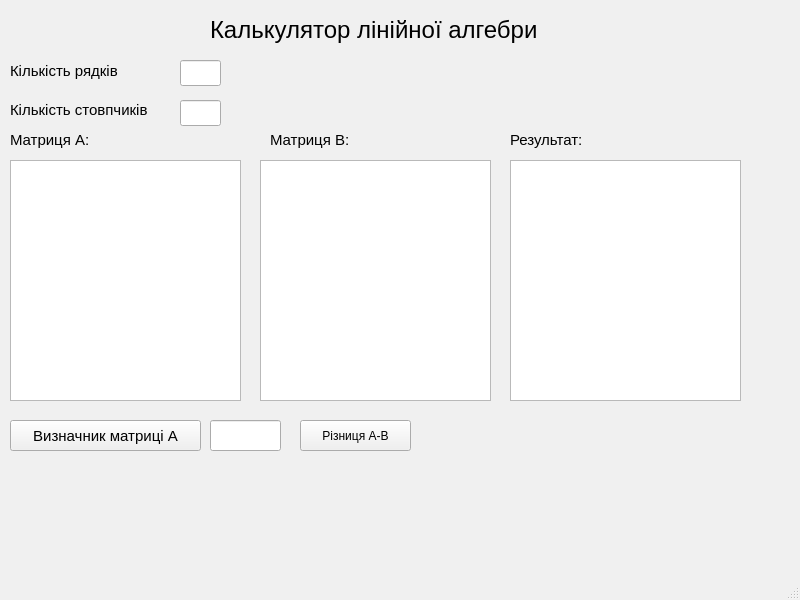
<?xml version="1.0" encoding="UTF-8"?>
<ui version="4.0">
 <class>MainWindow</class>
 <widget class="QMainWindow" name="MainWindow">
  <property name="enabled">
   <bool>true</bool>
  </property>
  <property name="geometry">
   <rect>
    <x>0</x>
    <y>0</y>
    <width>800</width>
    <height>600</height>
   </rect>
  </property>
  <property name="sizePolicy">
   <sizepolicy hsizetype="Maximum" vsizetype="Maximum">
    <horstretch>0</horstretch>
    <verstretch>0</verstretch>
   </sizepolicy>
  </property>
  <property name="maximumSize">
   <size>
    <width>800</width>
    <height>600</height>
   </size>
  </property>
  <property name="palette">
   <palette>
    <active>
     <colorrole role="WindowText">
      <brush brushstyle="SolidPattern">
       <color alpha="255">
        <red>0</red>
        <green>0</green>
        <blue>0</blue>
       </color>
      </brush>
     </colorrole>
     <colorrole role="Button">
      <brush brushstyle="SolidPattern">
       <color alpha="255">
        <red>196</red>
        <green>223</green>
        <blue>240</blue>
       </color>
      </brush>
     </colorrole>
     <colorrole role="Light">
      <brush brushstyle="SolidPattern">
       <color alpha="255">
        <red>255</red>
        <green>255</green>
        <blue>255</blue>
       </color>
      </brush>
     </colorrole>
     <colorrole role="Midlight">
      <brush brushstyle="SolidPattern">
       <color alpha="255">
        <red>225</red>
        <green>239</green>
        <blue>247</blue>
       </color>
      </brush>
     </colorrole>
     <colorrole role="Dark">
      <brush brushstyle="SolidPattern">
       <color alpha="255">
        <red>98</red>
        <green>112</green>
        <blue>120</blue>
       </color>
      </brush>
     </colorrole>
     <colorrole role="Mid">
      <brush brushstyle="SolidPattern">
       <color alpha="255">
        <red>131</red>
        <green>149</green>
        <blue>160</blue>
       </color>
      </brush>
     </colorrole>
     <colorrole role="Text">
      <brush brushstyle="SolidPattern">
       <color alpha="255">
        <red>0</red>
        <green>0</green>
        <blue>0</blue>
       </color>
      </brush>
     </colorrole>
     <colorrole role="BrightText">
      <brush brushstyle="SolidPattern">
       <color alpha="255">
        <red>255</red>
        <green>255</green>
        <blue>255</blue>
       </color>
      </brush>
     </colorrole>
     <colorrole role="ButtonText">
      <brush brushstyle="SolidPattern">
       <color alpha="255">
        <red>0</red>
        <green>0</green>
        <blue>0</blue>
       </color>
      </brush>
     </colorrole>
     <colorrole role="Base">
      <brush brushstyle="SolidPattern">
       <color alpha="255">
        <red>255</red>
        <green>255</green>
        <blue>255</blue>
       </color>
      </brush>
     </colorrole>
     <colorrole role="Window">
      <brush brushstyle="SolidPattern">
       <color alpha="255">
        <red>196</red>
        <green>223</green>
        <blue>240</blue>
       </color>
      </brush>
     </colorrole>
     <colorrole role="Shadow">
      <brush brushstyle="SolidPattern">
       <color alpha="255">
        <red>0</red>
        <green>0</green>
        <blue>0</blue>
       </color>
      </brush>
     </colorrole>
     <colorrole role="AlternateBase">
      <brush brushstyle="SolidPattern">
       <color alpha="255">
        <red>225</red>
        <green>239</green>
        <blue>247</blue>
       </color>
      </brush>
     </colorrole>
     <colorrole role="ToolTipBase">
      <brush brushstyle="SolidPattern">
       <color alpha="255">
        <red>255</red>
        <green>255</green>
        <blue>220</blue>
       </color>
      </brush>
     </colorrole>
     <colorrole role="ToolTipText">
      <brush brushstyle="SolidPattern">
       <color alpha="255">
        <red>0</red>
        <green>0</green>
        <blue>0</blue>
       </color>
      </brush>
     </colorrole>
    </active>
    <inactive>
     <colorrole role="WindowText">
      <brush brushstyle="SolidPattern">
       <color alpha="255">
        <red>0</red>
        <green>0</green>
        <blue>0</blue>
       </color>
      </brush>
     </colorrole>
     <colorrole role="Button">
      <brush brushstyle="SolidPattern">
       <color alpha="255">
        <red>240</red>
        <green>240</green>
        <blue>240</blue>
       </color>
      </brush>
     </colorrole>
     <colorrole role="Light">
      <brush brushstyle="SolidPattern">
       <color alpha="255">
        <red>255</red>
        <green>255</green>
        <blue>255</blue>
       </color>
      </brush>
     </colorrole>
     <colorrole role="Midlight">
      <brush brushstyle="SolidPattern">
       <color alpha="255">
        <red>227</red>
        <green>227</green>
        <blue>227</blue>
       </color>
      </brush>
     </colorrole>
     <colorrole role="Dark">
      <brush brushstyle="SolidPattern">
       <color alpha="255">
        <red>160</red>
        <green>160</green>
        <blue>160</blue>
       </color>
      </brush>
     </colorrole>
     <colorrole role="Mid">
      <brush brushstyle="SolidPattern">
       <color alpha="255">
        <red>160</red>
        <green>160</green>
        <blue>160</blue>
       </color>
      </brush>
     </colorrole>
     <colorrole role="Text">
      <brush brushstyle="SolidPattern">
       <color alpha="255">
        <red>0</red>
        <green>0</green>
        <blue>0</blue>
       </color>
      </brush>
     </colorrole>
     <colorrole role="BrightText">
      <brush brushstyle="SolidPattern">
       <color alpha="255">
        <red>255</red>
        <green>255</green>
        <blue>255</blue>
       </color>
      </brush>
     </colorrole>
     <colorrole role="ButtonText">
      <brush brushstyle="SolidPattern">
       <color alpha="255">
        <red>0</red>
        <green>0</green>
        <blue>0</blue>
       </color>
      </brush>
     </colorrole>
     <colorrole role="Base">
      <brush brushstyle="SolidPattern">
       <color alpha="255">
        <red>255</red>
        <green>255</green>
        <blue>255</blue>
       </color>
      </brush>
     </colorrole>
     <colorrole role="Window">
      <brush brushstyle="SolidPattern">
       <color alpha="255">
        <red>240</red>
        <green>240</green>
        <blue>240</blue>
       </color>
      </brush>
     </colorrole>
     <colorrole role="Shadow">
      <brush brushstyle="SolidPattern">
       <color alpha="255">
        <red>105</red>
        <green>105</green>
        <blue>105</blue>
       </color>
      </brush>
     </colorrole>
     <colorrole role="AlternateBase">
      <brush brushstyle="SolidPattern">
       <color alpha="255">
        <red>245</red>
        <green>245</green>
        <blue>245</blue>
       </color>
      </brush>
     </colorrole>
     <colorrole role="ToolTipBase">
      <brush brushstyle="SolidPattern">
       <color alpha="255">
        <red>255</red>
        <green>255</green>
        <blue>220</blue>
       </color>
      </brush>
     </colorrole>
     <colorrole role="ToolTipText">
      <brush brushstyle="SolidPattern">
       <color alpha="255">
        <red>0</red>
        <green>0</green>
        <blue>0</blue>
       </color>
      </brush>
     </colorrole>
    </inactive>
    <disabled>
     <colorrole role="WindowText">
      <brush brushstyle="SolidPattern">
       <color alpha="255">
        <red>98</red>
        <green>112</green>
        <blue>120</blue>
       </color>
      </brush>
     </colorrole>
     <colorrole role="Button">
      <brush brushstyle="SolidPattern">
       <color alpha="255">
        <red>196</red>
        <green>223</green>
        <blue>240</blue>
       </color>
      </brush>
     </colorrole>
     <colorrole role="Light">
      <brush brushstyle="SolidPattern">
       <color alpha="255">
        <red>255</red>
        <green>255</green>
        <blue>255</blue>
       </color>
      </brush>
     </colorrole>
     <colorrole role="Midlight">
      <brush brushstyle="SolidPattern">
       <color alpha="255">
        <red>225</red>
        <green>239</green>
        <blue>247</blue>
       </color>
      </brush>
     </colorrole>
     <colorrole role="Dark">
      <brush brushstyle="SolidPattern">
       <color alpha="255">
        <red>98</red>
        <green>112</green>
        <blue>120</blue>
       </color>
      </brush>
     </colorrole>
     <colorrole role="Mid">
      <brush brushstyle="SolidPattern">
       <color alpha="255">
        <red>131</red>
        <green>149</green>
        <blue>160</blue>
       </color>
      </brush>
     </colorrole>
     <colorrole role="Text">
      <brush brushstyle="SolidPattern">
       <color alpha="255">
        <red>98</red>
        <green>112</green>
        <blue>120</blue>
       </color>
      </brush>
     </colorrole>
     <colorrole role="BrightText">
      <brush brushstyle="SolidPattern">
       <color alpha="255">
        <red>255</red>
        <green>255</green>
        <blue>255</blue>
       </color>
      </brush>
     </colorrole>
     <colorrole role="ButtonText">
      <brush brushstyle="SolidPattern">
       <color alpha="255">
        <red>98</red>
        <green>112</green>
        <blue>120</blue>
       </color>
      </brush>
     </colorrole>
     <colorrole role="Base">
      <brush brushstyle="SolidPattern">
       <color alpha="255">
        <red>196</red>
        <green>223</green>
        <blue>240</blue>
       </color>
      </brush>
     </colorrole>
     <colorrole role="Window">
      <brush brushstyle="SolidPattern">
       <color alpha="255">
        <red>196</red>
        <green>223</green>
        <blue>240</blue>
       </color>
      </brush>
     </colorrole>
     <colorrole role="Shadow">
      <brush brushstyle="SolidPattern">
       <color alpha="255">
        <red>0</red>
        <green>0</green>
        <blue>0</blue>
       </color>
      </brush>
     </colorrole>
     <colorrole role="AlternateBase">
      <brush brushstyle="SolidPattern">
       <color alpha="255">
        <red>245</red>
        <green>245</green>
        <blue>245</blue>
       </color>
      </brush>
     </colorrole>
     <colorrole role="ToolTipBase">
      <brush brushstyle="SolidPattern">
       <color alpha="255">
        <red>255</red>
        <green>255</green>
        <blue>220</blue>
       </color>
      </brush>
     </colorrole>
     <colorrole role="ToolTipText">
      <brush brushstyle="SolidPattern">
       <color alpha="255">
        <red>0</red>
        <green>0</green>
        <blue>0</blue>
       </color>
      </brush>
     </colorrole>
    </disabled>
   </palette>
  </property>
  <property name="windowTitle">
   <string>MainWindow</string>
  </property>
  <property name="layoutDirection">
   <enum>Qt::LeftToRight</enum>
  </property>
  <widget class="QWidget" name="centralwidget">
   <widget class="QLabel" name="label">
    <property name="enabled">
     <bool>true</bool>
    </property>
    <property name="geometry">
     <rect>
      <x>210</x>
      <y>10</y>
      <width>404</width>
      <height>40</height>
     </rect>
    </property>
    <property name="sizePolicy">
     <sizepolicy hsizetype="Fixed" vsizetype="Fixed">
      <horstretch>0</horstretch>
      <verstretch>0</verstretch>
     </sizepolicy>
    </property>
    <property name="maximumSize">
     <size>
      <width>600</width>
      <height>400</height>
     </size>
    </property>
    <property name="font">
     <font>
      <pointsize>18</pointsize>
     </font>
    </property>
    <property name="acceptDrops">
     <bool>false</bool>
    </property>
    <property name="text">
     <string>Калькулятор лінійної алгебри</string>
    </property>
   </widget>
   <widget class="QLabel" name="label_2">
    <property name="geometry">
     <rect>
      <x>10</x>
      <y>60</y>
      <width>131</width>
      <height>21</height>
     </rect>
    </property>
    <property name="font">
     <font>
      <pointsize>11</pointsize>
     </font>
    </property>
    <property name="text">
     <string>Кількість рядків</string>
    </property>
   </widget>
   <widget class="QLabel" name="label_3">
    <property name="geometry">
     <rect>
      <x>10</x>
      <y>100</y>
      <width>171</width>
      <height>20</height>
     </rect>
    </property>
    <property name="font">
     <font>
      <pointsize>11</pointsize>
     </font>
    </property>
    <property name="text">
     <string>Кількість стовпчиків</string>
    </property>
   </widget>
   <widget class="QLineEdit" name="lineEdit">
    <property name="geometry">
     <rect>
      <x>180</x>
      <y>60</y>
      <width>41</width>
      <height>26</height>
     </rect>
    </property>
    <property name="text">
     <string/>
    </property>
   </widget>
   <widget class="QLineEdit" name="lineEdit_2">
    <property name="geometry">
     <rect>
      <x>180</x>
      <y>100</y>
      <width>41</width>
      <height>26</height>
     </rect>
    </property>
    <property name="text">
     <string/>
    </property>
   </widget>
   <widget class="QLabel" name="label_4">
    <property name="geometry">
     <rect>
      <x>10</x>
      <y>130</y>
      <width>91</width>
      <height>20</height>
     </rect>
    </property>
    <property name="font">
     <font>
      <pointsize>11</pointsize>
     </font>
    </property>
    <property name="text">
     <string>Матриця А:</string>
    </property>
   </widget>
   <widget class="QPushButton" name="pushButton">
    <property name="geometry">
     <rect>
      <x>10</x>
      <y>420</y>
      <width>191</width>
      <height>31</height>
     </rect>
    </property>
    <property name="font">
     <font>
      <pointsize>11</pointsize>
     </font>
    </property>
    <property name="text">
     <string>Визначник матриці А</string>
    </property>
   </widget>
   <widget class="QTableWidget" name="tableWidget">
    <property name="geometry">
     <rect>
      <x>10</x>
      <y>160</y>
      <width>231</width>
      <height>241</height>
     </rect>
    </property>
   </widget>
   <widget class="QLineEdit" name="lineEdit_3">
    <property name="geometry">
     <rect>
      <x>210</x>
      <y>420</y>
      <width>71</width>
      <height>31</height>
     </rect>
    </property>
   </widget>
   <widget class="QTableWidget" name="tableWidget_2">
    <property name="geometry">
     <rect>
      <x>260</x>
      <y>160</y>
      <width>231</width>
      <height>241</height>
     </rect>
    </property>
   </widget>
   <widget class="QLabel" name="label_6">
    <property name="geometry">
     <rect>
      <x>270</x>
      <y>130</y>
      <width>91</width>
      <height>20</height>
     </rect>
    </property>
    <property name="font">
     <font>
      <pointsize>11</pointsize>
     </font>
    </property>
    <property name="text">
     <string>Матриця В:</string>
    </property>
   </widget>
   <widget class="QPushButton" name="pushButton_2">
    <property name="geometry">
     <rect>
      <x>300</x>
      <y>420</y>
      <width>111</width>
      <height>31</height>
     </rect>
    </property>
    <property name="text">
     <string>Різниця A-B</string>
    </property>
   </widget>
   <widget class="QTableWidget" name="tableWidget_3">
    <property name="geometry">
     <rect>
      <x>510</x>
      <y>160</y>
      <width>231</width>
      <height>241</height>
     </rect>
    </property>
   </widget>
   <widget class="QLabel" name="label_5">
    <property name="geometry">
     <rect>
      <x>510</x>
      <y>130</y>
      <width>91</width>
      <height>20</height>
     </rect>
    </property>
    <property name="font">
     <font>
      <pointsize>11</pointsize>
     </font>
    </property>
    <property name="text">
     <string>Результат:</string>
    </property>
   </widget>
  </widget>
  <widget class="QMenuBar" name="menubar">
   <property name="geometry">
    <rect>
     <x>0</x>
     <y>0</y>
     <width>800</width>
     <height>26</height>
    </rect>
   </property>
  </widget>
  <widget class="QStatusBar" name="statusbar"/>
 </widget>
 <resources/>
 <connections/>
</ui>
